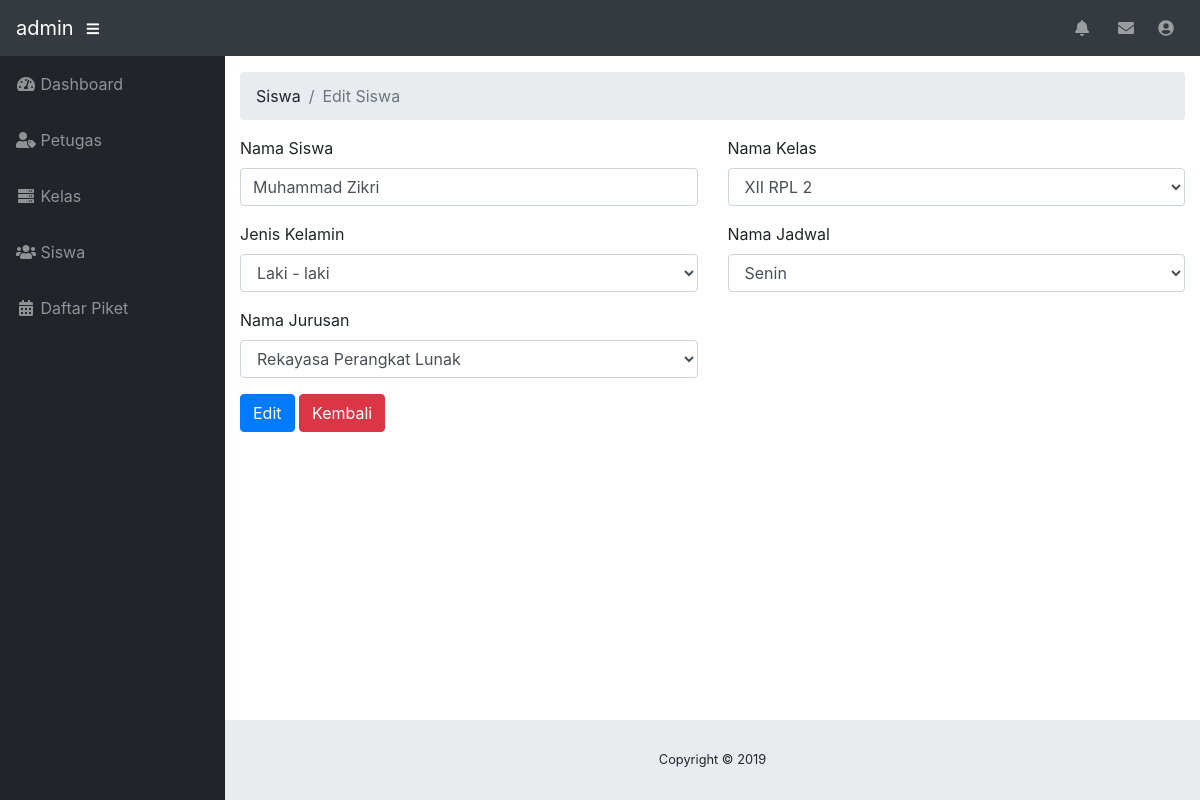
Screenshot of /admin/index.php?p=siswa_edit&id_siswa=ST0001 (signed in) with the database file from the repository.
### tables this page shows
CREATE TABLE `siswa` (
  `id_siswa` varchar(6) NOT NULL,
  `nama_siswa` varchar(50) NOT NULL,
  `jenis_kelamin` enum('laki-laki','perempuan') NOT NULL,
  `nama_jurusan` varchar(50) NOT NULL,
  `id_kelas` int(11) NOT NULL,
  `nama_jadwal` varchar(50) NOT NULL
);

CREATE TABLE `kelas` (
  `id_kelas` int(11) NOT NULL,
  `nama_kelas` varchar(50) NOT NULL,
  `kelas` enum('X','XI','XII') NOT NULL
);

### admin/siswa_edit.php (the view, shortened to what this page needs)
<ol class="breadcrumb">
	<li class="breadcrumb-item">Siswa</li>
	<li class="breadcrumb-item active">Edit Siswa</li>
</ol>
<?php
	$id_siswa = $_GET['id_siswa'];
	if (empty($id_siswa)) {
		echo "<script>location='index.php?p=siswa'</script>";
	}else{
		$line = mysqli_query($koneksi, "SELECT * FROM siswa WHERE id_siswa='$id_siswa' ");
		$cek = mysqli_num_rows($line);
		if ($cek > 0) {
			$data = mysqli_fetch_array($line);
		}else{
			echo "<script>location='index.php?p=siswa'</script>";
		}
	}
 ?>
 <form action="" method="POST">
 	<div class="row">
 		<div class="col-md-6">
 			<div class="form-group">
 				<label for="nama_siswa">Nama Siswa</label>
 				<input type="text" name="nama_siswa" id="nama_siswa" class="form-control" required="" value="<?php echo $data['nama_siswa'] ?>">
 			</div>
 			<div class="form-group">
 				<label for="jenis_kelamin">Jenis Kelamin</label>
 				<select name="jenis_kelamin" id="jenis_kelamin" required="" class="form-control">
 					<option value="laki-laki" <?php if($data['jenis_kelamin'] == "laki-laki"){ echo "selected";} ?>>Laki - laki</option>
 				</select>
 			</div>
 			<div class="form-group">
 				<label for="nama_jurusan">Nama Jurusan</label>
 				<select name="nama_jurusan" id="nama_jurusan" required="" class="form-control">
					<option value="Rekayasa Perangkat Lunak" <?php if($data['nama_jurusan'] == "Rekayasa Perangkat Lunak"){ echo "selected";} ?>>Rekayasa Perangkat Lunak</option>
 				</select>
 			</div>
 		</div>
 		<div class="col-md-6">
 			<div class="form-group">
 				<label for="nama_kelas">Nama Kelas</label>
 				<select name="nama_kelas" id="nama_kelas" required="" class="form-control">
 					<?php
 						$kelas = mysqli_query($koneksi, "SELECT * FROM kelas");
 						while ($data_kelas = mysqli_fetch_array($kelas)) {
 							?>
 							<option value="<?php echo $data_kelas['id_kelas'] ?>" <?php if($data['id_kelas'] == $data_kelas['id_kelas']){ echo "selected";} ?>><?php echo $data_kelas['nama_kelas'] ?></option>
 							<?php
 						}
 					 ?>
 				</select>
 			</div>
 			<div class="form-group">
 				<label for="nama_jadwal">Nama Jadwal</label>
 				<select name="nama_jadwal" id="nama_jadwal" class="form-control" required="">
 					<option value="Monday" <?php if($data['nama_jadwal'] == "Monday"){ echo "selected";} ?>>Senin</option>
 				</select>
 			</div>
 		</div>
 		<div class="col-md-6">
 			<button name="edit" class="btn btn-primary">Edit</button>
 			<a href="index.php?p=siswa" title="Kembali" class="btn btn-danger">Kembali</a>
 		</div>
 	</div>
 </form>

### rows the page displays
siswa: nama_siswa "Muhammad Zikri", jenis_kelamin "Laki - laki", nama_jurusan "Rekayasa Perangkat Lunak", nama_kelas "XII RPL 2", nama_jadwal "Senin"

### other values shown
$_SESSION['data']['nama_petugas'] "admin"
